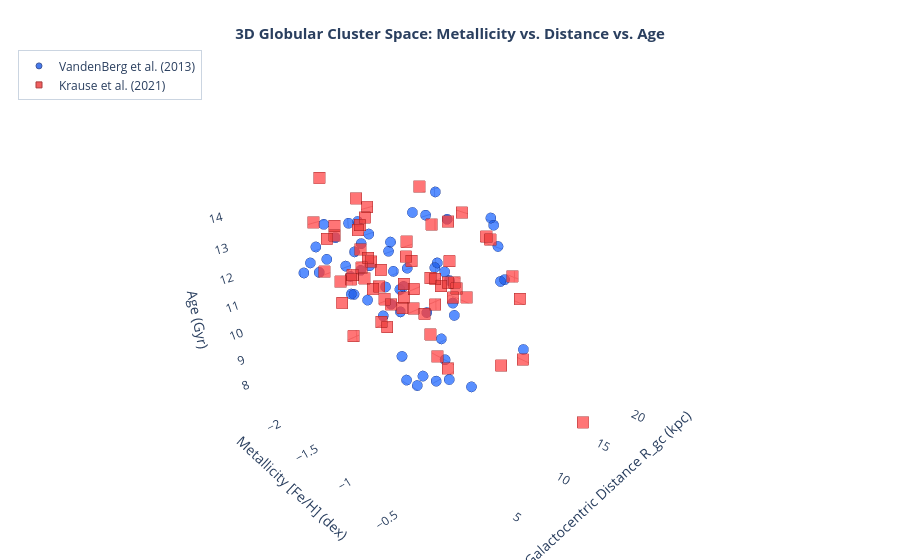

The notebook cell saved with this chart:
### Markdown cell above
3D plot of age metalicity galactic distance for visualisation purposes

### Code cell
import plotly.graph_objects as go
from pathlib import Path
import pandas as pd
import numpy as np

# 1. Load master catalogue if not already in session
if 'master' not in globals():
    data_dir = Path('data') if Path('data').exists() else Path('../Data_Raw')
    master = pd.read_csv(
        data_dir / 'master_catalogue.csv',
        header=[0, 1],
        index_col=0
    )

# 2. Extract VandenBerg et al. (2013) data (Circles)
vb_mask = master[('vb', 'Age')].notna() & master[('vb', 'FeH')].notna()
df_vb = master.loc[vb_mask].copy()

feh_vb = df_vb[('vb', 'FeH')].astype(float)
age_vb = df_vb[('vb', 'Age')].astype(float)
rg_vb = df_vb[('vb', 'R_G')].fillna(df_vb[('h1', 'R_gc')]).astype(float)
names_vb = df_vb[('meta', 'preferred_name')].fillna(df_vb.index.to_series())

# 3. Extract Krause et al. (2021) data (Squares)
k_mask = master[('k', 'Age')].notna() & master[('k', 'FeH')].notna()
df_k = master.loc[k_mask].copy()

feh_k = df_k[('k', 'FeH')].astype(float)
age_k = df_k[('k', 'Age')].astype(float)
rg_k = df_k[('h1', 'R_gc')].astype(float)
names_k = df_k[('meta', 'preferred_name')].fillna(df_k.index.to_series())

# 4. Construct 3D Interactive Plot
fig = go.Figure()

# Trace 1: VandenBerg 
fig.add_trace(go.Scatter3d(
    x=feh_vb,
    y=rg_vb,
    z=age_vb,
    mode='markers',
    name='VandenBerg et al. (2013)',
    text=names_vb,
    hovertemplate=(
        '<b>%{text}</b><br>' +
        'Metallicity [Fe/H]: %{x:.2f} dex<br>' +
        'Galactocentric Dist R_gc: %{y:.1f} kpc<br>' +
        'Age: %{z:.2f} Gyr' +
        '<extra>VandenBerg</extra>'
    ),
    marker=dict(
        size=6,
        symbol='circle',
        color='#2563eb',  # Vibrant blue
        opacity=0.85,
        line=dict(color='#1e3a8a', width=1)
    )
))

# Trace 2: Krause 
fig.add_trace(go.Scatter3d(
    x=feh_k,
    y=rg_k,
    z=age_k,
    mode='markers',
    name='Krause et al. (2021)',
    text=names_k,
    hovertemplate=(
        '<b>%{text}</b><br>' +
        'Metallicity [Fe/H]: %{x:.2f} dex<br>' +
        'Galactocentric Dist R_gc: %{y:.1f} kpc<br>' +
        'Age: %{z:.2f} Gyr' +
        '<extra>Krause</extra>'
    ),
    marker=dict(
        size=6,
        symbol='square',
        color='#ef4444',  # Vibrant red/coral
        opacity=0.85,
        line=dict(color='#991b1b', width=1)
    )
))

# 5. Configure 3D Axes, Camera Angle, and Layout
fig.update_layout(
    title=dict(
        text='<b>3D Globular Cluster Space: Metallicity vs. Distance vs. Age</b>',
        x=0.5,
        y=0.95,
        font=dict(size=15)
    ),
    scene=dict(
        xaxis=dict(
            title='Metallicity [Fe/H] (dex)',
            backgroundcolor='rgba(240, 244, 248, 0.4)',
            gridcolor='white'
        ),
        yaxis=dict(
            title='Galactocentric Distance R_gc (kpc)',
            backgroundcolor='rgba(240, 244, 248, 0.4)',
            gridcolor='white'
        ),
        zaxis=dict(
            title='Age (Gyr)',
            backgroundcolor='rgba(240, 244, 248, 0.4)',
            gridcolor='white'
        ),
        camera=dict(
            eye=dict(x=1.7, y=-1.7, z=1.2)  # Initial 3D isometric view
        ),
        aspectmode='manual',
        aspectratio=dict(x=1.2, y=1.2, z=1.0)
    ),
    legend=dict(
        x=0.02,
        y=0.98,
        bgcolor='rgba(255, 255, 255, 0.85)',
        bordercolor='#cbd5e1',
        borderwidth=1
    ),
    margin=dict(l=0, r=0, b=0, t=40)
)

fig.show()

### Figure 1 — Plotly figure (JSON) as saved in the notebook; plotly's stock layout.template omitted (floating-point values rounded to 4 significant figures)
{"data": [{"hovertemplate": "<b>%{text}</b><br>Metallicity [Fe/H]: %{x:.2f} dex<br>Galactocentric Dist R_gc: %{y:.1f} kpc<br>Age: %{z:.2f} Gyr<extra>VandenBerg</extra>", "marker": {"color": "#2563eb", "line": {"color": "#1e3a8a", "width": 1}, "opacity": 0.85, "size": 6, "symbol": "circle"}, "mode": "markers", "name": "VandenBerg et al. (2013)", "text": ["47 Tuc", "NGC 288", "NGC 362", "NGC 1261", "NGC 1851", "NGC 2808", "NGC 3201", "NGC 4147", "M 68", "NGC 4833", "M 53", "NGC 5053", "M 3", "NGC 5286", "NGC 5466", "M 5", "NGC 5927", "NGC 5986", "M 4", "NGC 6101", "NGC 6144", "M 107", "M 13", "M 12", "M 10", "NGC 6304", "M 92", "NGC 6352", "NGC 6366", "NGC 6362", "NGC 6397", "NGC 6496", "NGC 6535", "NGC 6541", "NGC 6584", "NGC 6624", "M 69", "NGC 6652", "M 22", "M 70", "M 54", "Pal 9", "NGC 6723", "NGC 6752", "M 56", "M 55", "Terzan 8", "M 71", "NGC 6934", "M 72", "M 15", "M 2", "M 30", "Pal 12", "Arp21"], "type": "scatter3d", "x": [-0.76, -1.32, -1.3, -1.27, -1.18, -1.18, -1.51, -1.78, -2.27, -1.89, -2.06, -2.3, -1.5, -1.7, -2.31, -1.33, -0.29, -1.63, -1.18, -1.98, -1.82, -1.03, -1.58, -1.33, -1.57, -0.37, -2.35, -0.62, -0.59, -1.07, -1.99, -0.46, -1.79, -1.82, -1.5, -0.42, -0.59, -0.76, -1.7, -1.62, -1.44, -1.26, -1.1, -1.55, -2.0, -1.93, -2.34, -0.82, -1.56, -1.48, -2.33, -1.66, -2.33, -0.81, -1.74], "y": [7.4, 12.0, 9.4, 18.1, 16.6, 11.1, 8.8, 21.4, 10.2, 7.0, 18.4, 17.8, 12.0, 8.9, 16.3, 6.2, 4.6, 4.8, 5.9, 11.2, 2.7, 3.3, 8.4, 4.5, 4.6, 2.3, 9.6, 3.3, 5.0, 5.1, 6.0, 4.2, 3.9, 2.1, 7.0, 1.2, 1.7, 2.7, 4.9, 2.2, 18.9, 2.4, 2.6, 5.2, 9.2, 3.9, 19.4, 6.7, 12.8, 12.9, 10.4, 10.4, 7.1, 15.8, 21.4], "z": [11.75, 11.5, 10.75, 10.75, 11.0, 11.0, 11.5, 12.25, 12.0, 12.5, 12.25, 12.25, 11.75, 12.5, 12.5, 11.5, 10.75, 12.25, 11.5, 12.25, 12.75, 12.0, 12.0, 13.0, 11.75, 11.25, 12.75, 10.75, 11.0, 12.5, 13.0, 10.75, 12.75, 12.5, 11.75, 11.25, 11.0, 11.25, 12.5, 12.75, 11.75, 12.5, 12.5, 12.5, 12.75, 13.0, 13.0, 11.0, 11.75, 11.5, 12.75, 11.75, 13.0, 9.0, 12.0]}, {"hovertemplate": "<b>%{text}</b><br>Metallicity [Fe/H]: %{x:.2f} dex<br>Galactocentric Dist R_gc: %{y:.1f} kpc<br>Age: %{z:.2f} Gyr<extra>Krause</extra>", "marker": {"color": "#ef4444", "line": {"color": "#991b1b", "width": 1}, "opacity": 0.85, "size": 6, "symbol": "square"}, "mode": "markers", "name": "Krause et al. (2021)", "text": ["47 Tuc", "NGC 288", "NGC 362", "NGC 1261", "NGC 1851", "M 79", "NGC 2298", "NGC 2808", "NGC 3201", "Rup 106", "M 68", "NGC 4833", "M 53", "NGC 5053", "M 3", "NGC 5286", "NGC 5466", "NGC 5897", "M 5", "NGC 5927", "NGC 5986", "M 80", "M 4", "NGC 6101", "NGC 6144", "NGC 6139", "M 107", "M 13", "M 12", "M 10", "NGC 6304", "M 92", "NGC 6352", "NGC 6366", "NGC 6362", "NGC 6388", "NGC 6397", "NGC 6441", "NGC 6496", "NGC 6535", "NGC 6541", "NGC 6584", "NGC 6624", "M 69", "NGC 6652", "M 22", "M 70", "M 54", "Pal 9", "NGC 6723", "NGC 6752", "M 56", "Terzan 7", "M 55", "M 71", "NGC 6934", "M 72", "M 15", "M 2", "M 30", "Pal 12"], "type": "scatter3d", "x": [-0.76, -1.32, -1.26, -1.08, -1.13, -1.58, -1.98, -1.18, -1.51, -1.5, -2.27, -1.71, -1.86, -1.98, -1.34, -1.41, -2.2, -1.73, -1.33, -0.64, -1.35, -1.47, -1.98, -1.76, -1.56, -1.58, -1.03, -1.33, -1.43, -1.57, -0.66, -2.1, -0.7, -0.73, -0.99, -0.45, -1.99, -0.44, -0.7, -1.51, -1.53, -1.3, -0.7, -0.78, -0.97, -1.49, -1.35, -1.25, -1.09, -0.96, -1.55, -2.0, -0.12, -1.93, -0.82, -1.32, -1.21, -2.33, -1.31, -2.33, -0.81], "y": [7.4, 12.0, 9.4, 18.1, 16.6, 18.8, 15.8, 11.1, 8.8, 18.5, 10.2, 7.0, 18.4, 17.8, 12.0, 8.9, 16.3, 7.4, 6.2, 4.6, 4.8, 3.8, 5.9, 11.2, 2.7, 3.6, 3.3, 8.4, 4.5, 4.6, 2.3, 9.6, 3.3, 5.0, 5.1, 3.1, 6.0, 3.9, 4.2, 3.9, 2.1, 7.0, 1.2, 1.7, 2.7, 4.9, 2.2, 18.9, 2.4, 2.6, 5.2, 9.2, 15.6, 3.9, 6.7, 12.8, 12.9, 10.4, 10.4, 7.1, 15.8], "z": [12.8, 12.2, 10.0, 10.24, 7.64, 12.0, 12.4, 11.2, 11.1, 12.0, 12.7, 12.5, 12.7, 12.3, 11.4, 12.5, 13.6, 12.3, 11.5, 12.7, 12.2, 12.5, 13.1, 12.5, 13.8, 11.6, 13.4, 11.7, 13.4, 12.4, 13.6, 13.2, 12.7, 13.3, 13.6, 11.7, 13.4, 11.2, 12.4, 10.5, 12.9, 11.3, 12.5, 13.1, 12.0, 12.7, 12.8, 10.8, 13.2, 13.1, 13.8, 13.7, 7.4, 13.8, 12.7, 11.1, 10.9, 13.6, 11.8, 14.6, 8.6]}], "layout": {"legend": {"bgcolor": "rgba(255, 255, 255, 0.85)", "bordercolor": "#cbd5e1", "borderwidth": 1, "x": 0.02, "y": 0.98}, "margin": {"b": 0, "l": 0, "r": 0, "t": 40}, "scene": {"aspectmode": "manual", "aspectratio": {"x": 1.2, "y": 1.2, "z": 1}, "camera": {"eye": {"x": 1.7, "y": -1.7, "z": 1.2}}, "xaxis": {"backgroundcolor": "rgba(240, 244, 248, 0.4)", "gridcolor": "white", "title": {"text": "Metallicity [Fe/H] (dex)"}}, "yaxis": {"backgroundcolor": "rgba(240, 244, 248, 0.4)", "gridcolor": "white", "title": {"text": "Galactocentric Distance R_gc (kpc)"}}, "zaxis": {"backgroundcolor": "rgba(240, 244, 248, 0.4)", "gridcolor": "white", "title": {"text": "Age (Gyr)"}}}, "title": {"font": {"size": 15}, "text": "<b>3D Globular Cluster Space: Metallicity vs. Distance vs. Age</b>", "x": 0.5, "y": 0.95}}}
